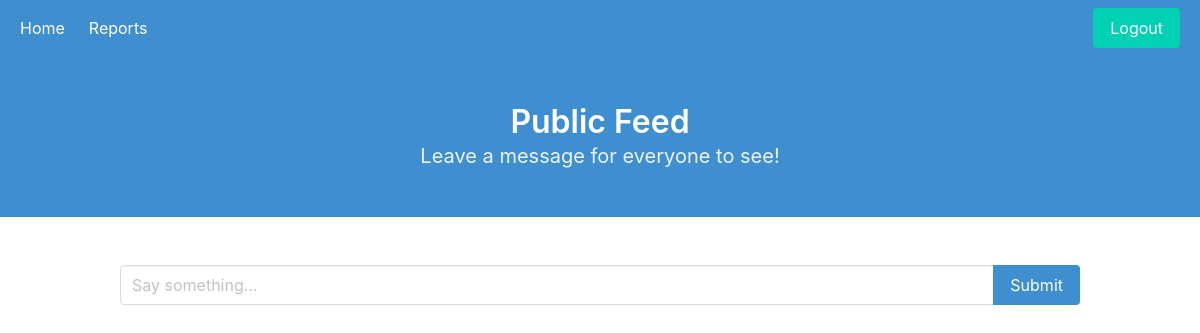
/ (signed in), run on an earlier commit of the app's database.
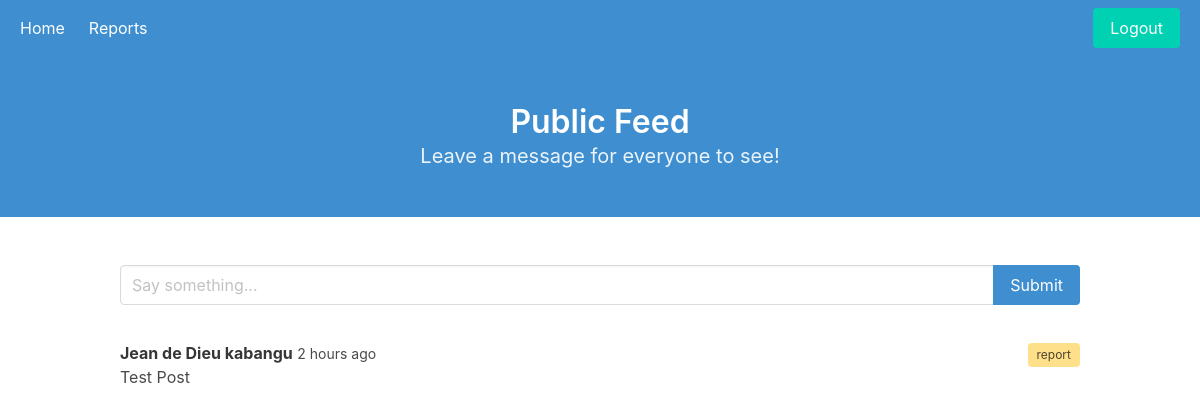
And on a later commit of the database.
### feedapp/models.py (models this page shows, shortened)
class Post(models.Model):
    user = models.ForeignKey(settings.AUTH_USER_MODEL, on_delete=models.CASCADE)
    text = models.CharField(max_length=200)
    date_posted = models.DateTimeField(auto_now_add=True)
    hidden = models.BooleanField(default=False)
    date_hidden = models.DateTimeField(blank=True, null=True)
    hidden_by = models.ForeignKey(settings.AUTH_USER_MODEL,
        on_delete=models.CASCADE, blank=True,null=True ,related_name='mod_who_hid')

class User(AbstractUser):
    pass

### feedapp/views.py (the view)
# urls.py: path('', views.index, name='index'),
def index(request):
    if request.method == 'POST':
        form = PostForm(request.POST)
        if form.is_valid():
            post = form.save(commit=False)
            post.user = request.user
            post.save()
            return redirect('index')
    else:
        form = PostForm()
        posts = Post.objects.filter(hidden=False).order_by('-date_posted').all()
        context = {
            'form': form,
            'posts': posts
        }
    return render(request, 'feedapp/index.html', context)

### feedapp/forms.py
class PostForm(ModelForm):
    class Meta:
        model = Post
        fields = ['text']
        widgets = {
            'text': TextInput(attrs={'class': 'input', 'placeholder':'Say something...'})
        }

### feedapp/templates/feedapp/index.html (shortened to what this page needs)
{% extends 'feedapp/base.html' %}
{% load humanize %}
{% block main_title %}Public Feed{% endblock %}
{% block sub_title %}Leave a message for everyone to see!{% endblock %}
{% block content %}
{% if user.is_authenticated %}
<form method="POST">
  <article class="media">
    <div class="media-content">
      <div class="field">
        <p class="control">
          <div class="field has-addons">
            <div class="control is-expanded">
              {{ form.text }}
            </div>
            <div class="control">
              <button class="button is-info">Submit</button>
            </div>
          </div>
        </p>
      </div>
    </div>
  </article>
</form>
{% endif %}
{% if posts %}
    {% for post in posts %}
        <article class="media mt-5">
            <div class="media-content">
                <div class="content">
                    <p>
                        <strong>{{ post.user.first_name }} {{ post.user.last_name }}</strong>
                        <small>{{ post.date_posted|naturaltime }}</small>
                        <br>
                        {{ post.text }}
                    </p>
                </div>
            </div>
            {% if post.user == request.user %}
            <div class="media-right">
                <a href="{% url 'delete_post' post.id %}"" class="delete"></a>
            </div>
            {% elif user.is_authenticated %}
            <div class="media-right">
                <a href="{% url 'report_post' post.id %}"><span class="tag is-warning">report</span></a>
            </div>
            {% endif %}
        </article>
    {% endfor %}
{% endif %}
{% endblock %}

What changed in the data, as far as the page shows it:
added Post: user.first_name "Jean", user.last_name "de Dieu kabangu", date_posted "2 hours ago", text "Test Post", shows "report"
